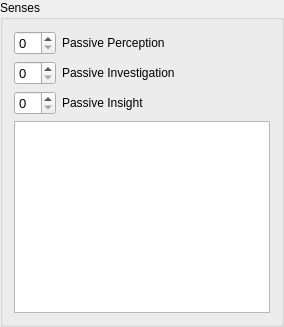
        <widget class="QGroupBox" name="groupBox_3">
         <property name="sizePolicy">
          <sizepolicy hsizetype="Maximum" vsizetype="Preferred">
           <horstretch>0</horstretch>
           <verstretch>0</verstretch>
          </sizepolicy>
         </property>
         <property name="title">
          <string>Senses</string>
         </property>
         <layout class="QFormLayout" name="formLayout">
          <item row="0" column="0">
           <widget class="QSpinBox" name="PASSIVE_PERCEPTION">
            <property name="minimumSize">
             <size>
              <width>40</width>
              <height>20</height>
             </size>
            </property>
            <property name="baseSize">
             <size>
              <width>0</width>
              <height>0</height>
             </size>
            </property>
            <property name="font">
             <font>
              <family>Arial</family>
              <pointsize>10</pointsize>
              <weight>50</weight>
              <bold>false</bold>
             </font>
            </property>
           </widget>
          </item>
          <item row="0" column="1">
           <widget class="QLabel" name="label_13">
            <property name="font">
             <font>
              <family>Arial</family>
              <weight>50</weight>
              <bold>false</bold>
             </font>
            </property>
            <property name="text">
             <string>Passive Perception </string>
            </property>
           </widget>
          </item>
          <item row="1" column="0">
           <widget class="QSpinBox" name="PASSIVE_INVESTIGATION">
            <property name="minimumSize">
             <size>
              <width>40</width>
              <height>20</height>
             </size>
            </property>
            <property name="baseSize">
             <size>
              <width>0</width>
              <height>0</height>
             </size>
            </property>
            <property name="font">
             <font>
              <family>Arial</family>
              <pointsize>10</pointsize>
              <weight>50</weight>
              <bold>false</bold>
             </font>
            </property>
           </widget>
          </item>
          <item row="2" column="0">
           <widget class="QSpinBox" name="PASSIVE_WISDOM">
            <property name="minimumSize">
             <size>
              <width>40</width>
              <height>20</height>
             </size>
            </property>
            <property name="baseSize">
             <size>
              <width>0</width>
              <height>0</height>
             </size>
            </property>
            <property name="font">
             <font>
              <family>Arial</family>
              <pointsize>10</pointsize>
              <weight>50</weight>
              <bold>false</bold>
             </font>
            </property>
           </widget>
          </item>
          <item row="3" column="0" colspan="2">
           <widget class="QTextEdit" name="SENSES">
            <property name="sizePolicy">
             <sizepolicy hsizetype="Maximum" vsizetype="Maximum">
              <horstretch>0</horstretch>
              <verstretch>0</verstretch>
             </sizepolicy>
            </property>
           </widget>
          </item>
          <item row="1" column="1">
           <widget class="QLabel" name="label_14">
            <property name="font">
             <font>
              <family>Arial</family>
              <weight>50</weight>
              <bold>false</bold>
             </font>
            </property>
            <property name="text">
             <string>Passive Investigation</string>
            </property>
           </widget>
          </item>
          <item row="2" column="1">
           <widget class="QLabel" name="label_15">
            <property name="font">
             <font>
              <family>Arial</family>
              <weight>50</weight>
              <bold>false</bold>
             </font>
            </property>
            <property name="text">
             <string>Passive Insight</string>
            </property>
           </widget>
          </item>
         </layout>
        </widget>
